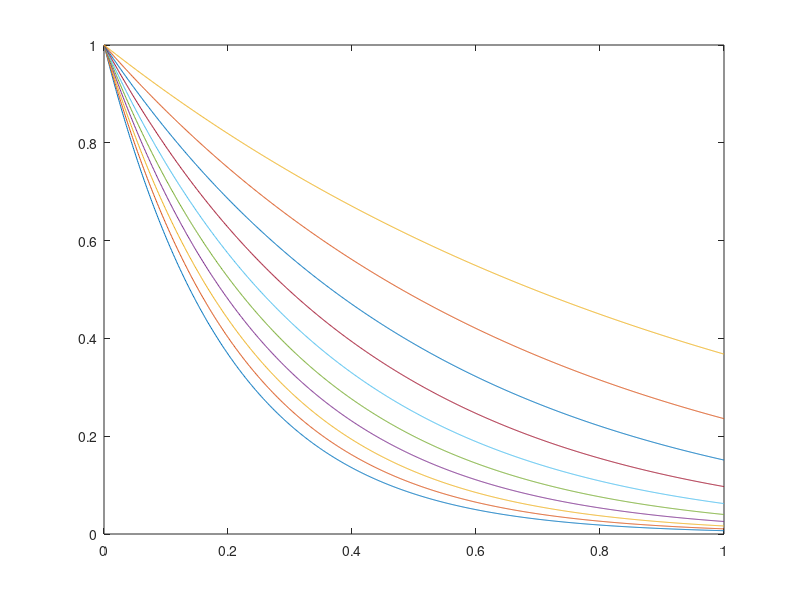

The MATLAB source for this figure: (Note: this script raises an error after producing the figure.)
% this is a program for generating exponentail type basis function by 
% using Gram-Schmidt process
% created on Oct. 14, 2015; successful;

% function Generate_Exp_Basis

clear;

Num_basis = 10; % at most 10, otherwise accuracy issue
%a = -4;   % positive is growth, negative is decay
T = 1001; % time grid points 

t = linspace(0,1,T)';
my_power = linspace(-5,-1,Num_basis);
%temp_power = linspace(-1,-10,Num_basis-1);
%my_power = [0,temp_power];
Exp_Basis = zeros(T,Num_basis);
Ortho_Exp_Basis = zeros(T,Num_basis);

% create original exponential function
for k = 1:Num_basis
    %if mod(k,2)==0
        Exp_Basis(:,k) = exp(my_power(k)*t);
    %else
        %Exp_Basis(:,k) = exp(my_power(k)*t);
   % end
end
plot(t,Exp_Basis);

% do Gram-Schmidt Process
Ortho_Exp_Basis(:,1) = Exp_Basis(:,1);
for k = 2:Num_basis
    temp_poly_sum = zeros(T,1); 
    for j = 1:k-1
        coef_top = L2_InnerProduct(Exp_Basis(:,k),Ortho_Exp_Basis(:,j));
        coef_bot = L2_InnerProduct(Ortho_Exp_Basis(:,j),Ortho_Exp_Basis(:,j));
        temp_poly_sum = temp_poly_sum + coef_top/coef_bot * Ortho_Exp_Basis(:,j);
    end
    Ortho_Exp_Basis(:,k) = Exp_Basis(:,k) - temp_poly_sum;
end

%Check_Orthogonality(Ortho_Exp_Poly(:,5),Ortho_Exp_Poly(:,10),t)

% from orthogonal into orthonormal
for k = 1:Num_basis
    Ortho_Exp_Basis(:,k) = Ortho_Exp_Basis(:,k)/L2norm(t,Ortho_Exp_Basis(:,k));
end

%plot(t,Ortho_Exp_Poly(:,6:10));
plot(t,Ortho_Exp_Basis);

